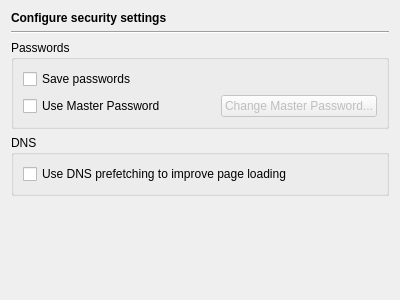
<?xml version="1.0" encoding="UTF-8"?>
<ui version="4.0">
 <class>SecurityPage</class>
 <widget class="QWidget" name="SecurityPage">
  <property name="geometry">
   <rect>
    <x>0</x>
    <y>0</y>
    <width>400</width>
    <height>300</height>
   </rect>
  </property>
  <layout class="QVBoxLayout" name="verticalLayout_3">
   <item>
    <widget class="QLabel" name="headerLabel">
     <property name="text">
      <string>&lt;b&gt;Configure security settings&lt;/b&gt;</string>
     </property>
    </widget>
   </item>
   <item>
    <widget class="Line" name="line1">
     <property name="frameShape">
      <enum>QFrame::HLine</enum>
     </property>
     <property name="frameShadow">
      <enum>QFrame::Sunken</enum>
     </property>
     <property name="orientation">
      <enum>Qt::Horizontal</enum>
     </property>
    </widget>
   </item>
   <item>
    <widget class="QGroupBox" name="groupBox">
     <property name="title">
      <string>Passwords</string>
     </property>
     <layout class="QVBoxLayout" name="verticalLayout">
      <item>
       <widget class="QCheckBox" name="savePasswordsCheckBox">
        <property name="toolTip">
         <string>Select to save passwords</string>
        </property>
        <property name="text">
         <string>Save passwords</string>
        </property>
       </widget>
      </item>
      <item>
       <layout class="QHBoxLayout" name="horizontalLayout">
        <item>
         <widget class="QCheckBox" name="masterPasswordCheckBox">
          <property name="toolTip">
           <string>Select to use a master password</string>
          </property>
          <property name="text">
           <string>Use Master Password</string>
          </property>
         </widget>
        </item>
        <item>
         <spacer name="horizontalSpacer_4">
          <property name="orientation">
           <enum>Qt::Horizontal</enum>
          </property>
          <property name="sizeHint" stdset="0">
           <size>
            <width>40</width>
            <height>20</height>
           </size>
          </property>
         </spacer>
        </item>
        <item>
         <widget class="QPushButton" name="masterPasswordButton">
          <property name="enabled">
           <bool>false</bool>
          </property>
          <property name="toolTip">
           <string>Press to change the master password</string>
          </property>
          <property name="text">
           <string>Change Master Password...</string>
          </property>
         </widget>
        </item>
       </layout>
      </item>
     </layout>
    </widget>
   </item>
   <item>
    <widget class="QGroupBox" name="groupBox_3">
     <property name="title">
      <string>DNS</string>
     </property>
     <layout class="QVBoxLayout" name="verticalLayout_2">
      <item>
       <widget class="QCheckBox" name="dnsPrefetchCheckBox">
        <property name="toolTip">
         <string>Select to enable DNS prefetch</string>
        </property>
        <property name="text">
         <string>Use DNS prefetching to improve page loading</string>
        </property>
       </widget>
      </item>
     </layout>
    </widget>
   </item>
   <item>
    <spacer name="verticalSpacer">
     <property name="orientation">
      <enum>Qt::Vertical</enum>
     </property>
     <property name="sizeHint" stdset="0">
      <size>
       <width>20</width>
       <height>113</height>
      </size>
     </property>
    </spacer>
   </item>
  </layout>
 </widget>
 <tabstops>
  <tabstop>savePasswordsCheckBox</tabstop>
  <tabstop>masterPasswordCheckBox</tabstop>
  <tabstop>masterPasswordButton</tabstop>
 </tabstops>
 <resources/>
 <connections/>
</ui>
